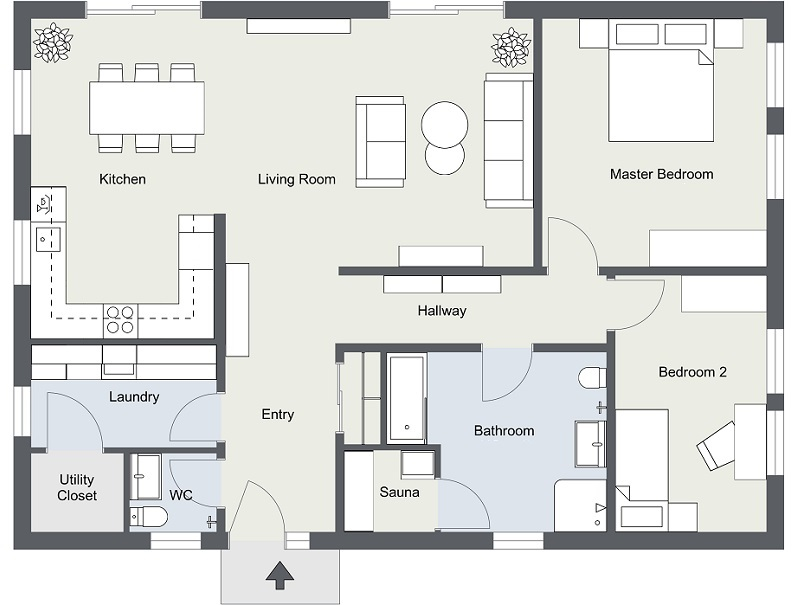
//> input picture path_planning/occupancy_grid_test_data_generator/floor_plan_test_1.jpg, 800 x 605 px
$ ./ImageConverter floor_plan_test_1.jpg   (built with g++ and OpenCV 4)
//> lines starting //> are read from the running program, lines starting //| are printed output that depends on the picture
### path_planning/occupancy_grid_test_data_generator/OccupancyGrid.h
//  OccupanyGrid.h
//  image_convert
//
//  Created by Tara Sabbineni on 2/10/19.

#ifndef OccupanyGrid
#define OccupanyGrid

class OccupancyGridInfo
{
public:
    // [4 lines left out: function OccupancyGridInfo, not called in this run]

    OccupancyGridInfo(unsigned int w, unsigned int h):
    resolution(0), width(w), height(h)
    {
        probabilities.resize(width * height, 0);
    }

    void set_probability(int i, int item)
    {
        probabilities[i] = item;
    }

    OccupancyGridInfo fill_probabilities(int argc, char** argv);

private:

    // all the data we can get directly from the image itself
    float resolution;
    unsigned int width;
    unsigned int height;

    std::vector<int> probabilities;
};

#endif /* OccupanyGrid_h */

### path_planning/occupancy_grid_test_data_generator/ImageConverter.cpp
#include <opencv2/opencv.hpp>
#include "OccupancyGrid.h"

using namespace cv;
using namespace std;

int main(int argc, char** argv)
{
    // Read the image file
    Mat image;
    image = imread(argv[1], CV_LOAD_IMAGE_COLOR);   // Read the file
//> image is the input picture: 605 rows x 800 cols, CV_8UC3; mean B, G, R 219.8, 222.1, 220.7

    if(!image.data)                              // Check for invalid input
    {
        cout <<  "Could not open or find the image" << std::endl;
        return -1;
    }

    Mat HSV;

    cvtColor(image, HSV, CV_BGR2HSV);
//> HSV: 605 rows x 800 cols, CV_8UC3; mean H, S, V 39.6, 7.8, 223.3

    Mat hsv_values[3];
    split(HSV, hsv_values);
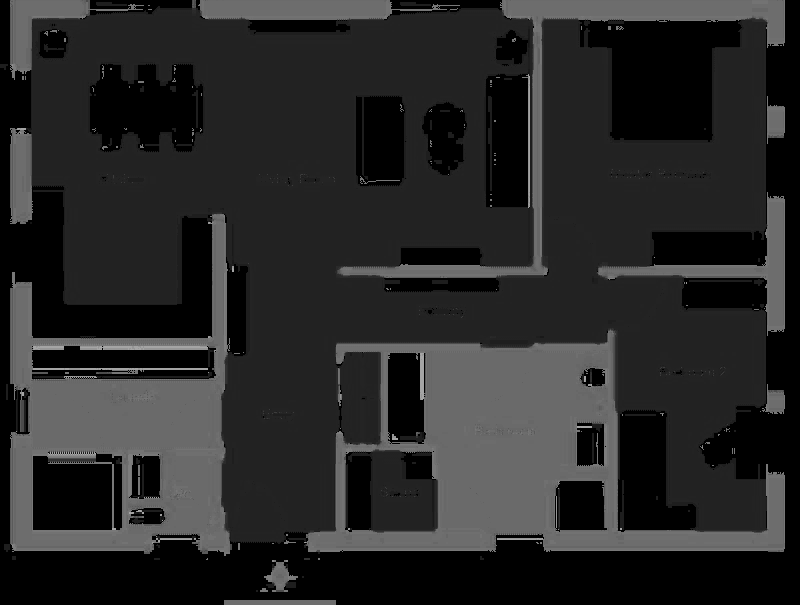
//> hsv_values[0]: 605 rows x 800 cols, CV_8UC1; min 0, max 165, mean 39.6
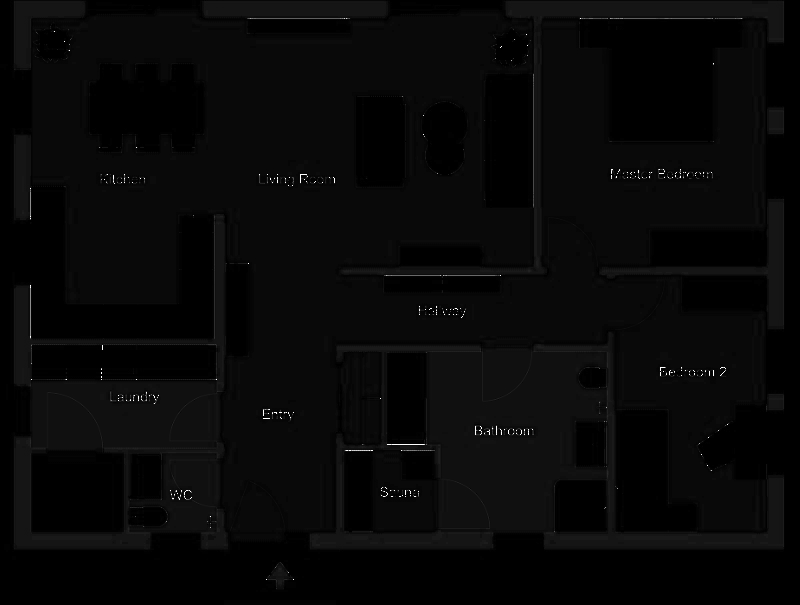
//> hsv_values[1]: 605 rows x 800 cols, CV_8UC1; min 0, max 255, mean 7.8
    Mat v = hsv_values[2];

    OccupancyGridInfo grid((unsigned int)v.size().height,
                           (unsigned int)v.size().width);

    for(int row = 0; row < v.rows; row++)
    {
        int i = 0;
        uchar* p = v.ptr(row);
        for(int col = 0; col < v.cols; col++)
        {
            grid.set_probability(i, (int)(*p)*(100.0/255.0));
            p++;
            i++;
        }
    }

    namedWindow("value", CV_WINDOW_AUTOSIZE);
    imshow("value", v);

    namedWindow("image", CV_WINDOW_AUTOSIZE);
    imshow("image", image);

    cv::waitKey(0);

    return 0;
}
